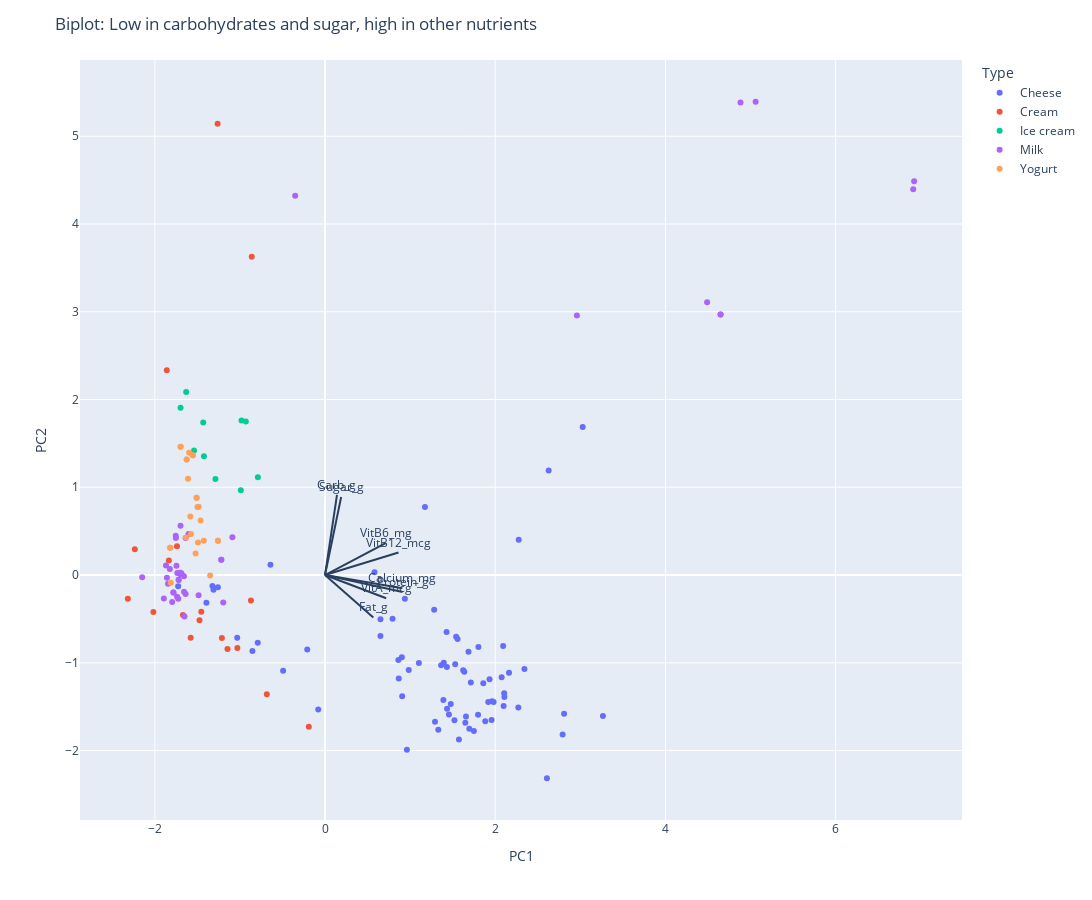

Notebook source saved alongside this figure:
### Markdown cell above
<font size = 5>

**(b) Which type(s) of dairy product has/have the following attributes?** <br>
- (i) Low carbohydrates and sugar but high in other nutrients.<br>
- (ii) High carbohydrates and sugar but low in other nutrients.<br>

### Code cell
type_data = pd.concat([food_df['Type'], scaled_data], axis = 1) # combine original data with standardized data

def calc_line(protein, fat, carb, sugar, vitA, vitB6, vitB12, calcium): # calculate direction on biplot using nutrient values
    variables = pd.DataFrame([[protein, fat, carb, sugar, vitA, vitB6, vitB12, calcium]], columns=cleaned_food.columns) 
    variables_scaled = scaler.transform(variables)[0] # standardize the values (using fit from original data) and make into 1d array
    calc_pc1 = np.dot(np.array(pca2.components_)[0], variables_scaled)
    calc_pc2 = np.dot(np.array(pca2.components_)[1], variables_scaled) 

    return calc_pc1, calc_pc2

fig = px.scatter(pca2_results, x = 0, y = 1, color = type_data['Type']) # create 2D scoreplot for PC1 and PC2
fig.update_layout(
    title='Biplot: Low in carbohydrates and sugar, high in other nutrients',
    xaxis_title = "PC1",
    yaxis_title = "PC2",
    legend_title = "Type",
    width = 1200, 
    height = 900
)

loadings = pca2.components_.T * np.sqrt(pca2.explained_variance_) # calculate loadings for the PCA

# add loadings to the plot
features = list(scaled_data.columns) 
for i, feature in enumerate(features):
    fig.add_shape(
        type = 'line',
        x0 = 0, y0 = 0,
        x1 = loadings[i, 0],
        y1 = loadings[i, 1]
    )
    fig.add_annotation(
        x = loadings[i, 0],
        y = loadings[i, 1],
        ax = 0, ay = 0,
        xanchor = "center",
        yanchor = "bottom",
        text = feature,
    )

fig.show()

### Figure 1 — Plotly figure (JSON) as saved in the notebook; plotly's stock layout.template omitted (floating-point values rounded to 4 significant figures)
{"data": [{"hovertemplate": "color=Cheese<br>0=%{x}<br>1=%{y}<extra></extra>", "legendgroup": "Cheese", "marker": {"color": "#636efa", "symbol": "circle"}, "mode": "markers", "name": "Cheese", "orientation": "v", "showlegend": true, "type": "scatter", "x": [0.7936, -1.259, -0.4922, 1.103, 1.434, 2.271, 0.6515, -0.6413, 1.803, 1.428, 1.541, 2.628, 2.343, 2.608, 1.283, 2.792, 2.099, 2.107, 2.076, 2.162, 2.809, 3.265, 0.8621, 0.9624, 1.558, 1.686, 1.456, 1.883, 1.521, 1.957, 1.574, 1.964, 1.981, 1.293, 1.391, 2.105, -0.2088, 1.696, 1.656, 1.86, 1.478, 1.749, 1.918, 1.432, 1.714, 1.637, 0.9069, 1.529, 1.649, -1.323, 0.9839, 1.798, 0.8664, 1.365, -0.853, 1.331, -1.394, 1.396, 1.624, -0.07966, 2.276, 1.933, -1.311, -1.032, -0.7905, 0.9022, 2.093, -1.726, 0.6516, 3.028, 0.9383, 0.5813, 1.174], "xaxis": "x", "y": [-0.499, -0.1387, -1.091, -1.003, -1.525, -1.508, -0.6941, 0.1173, -0.821, -0.6492, -0.7038, 1.19, -1.071, -2.316, -0.3947, -1.816, -1.491, -1.39, -1.165, -1.115, -1.582, -1.606, -0.9674, -1.99, -0.7291, -0.8734, -1.588, -1.666, -1.655, -1.652, -1.873, -1.438, -1.447, -1.672, -1.423, -1.348, -0.849, -1.75, -1.611, -1.234, -1.468, -1.776, -1.447, -1.047, -1.223, -1.103, -1.38, -1.016, -1.684, -0.1239, -1.082, -1.592, -1.178, -1.027, -0.8651, -1.763, -0.3169, -1.001, -1.085, -1.533, 0.401, -1.187, -0.167, -0.7133, -0.7706, -0.938, -0.8084, -0.1267, -0.5046, 1.688, -0.2709, 0.03031, 0.7755], "yaxis": "y"}, {"hovertemplate": "color=Cream<br>0=%{x}<br>1=%{y}<extra></extra>", "legendgroup": "Cream", "marker": {"color": "#EF553B", "symbol": "circle"}, "mode": "markers", "name": "Cream", "orientation": "v", "showlegend": true, "type": "scatter", "x": [-0.8703, -1.03, -1.669, -1.212, -1.475, -1.859, -0.1905, -0.6839, -1.146, -1.578, -1.454, -2.017, -1.739, -2.317, -2.235, -1.835, -0.8609, -1.262], "xaxis": "x", "y": [-0.2914, -0.8304, -0.4565, -0.7179, -0.5139, 2.334, -1.729, -1.357, -0.8419, -0.7157, -0.4175, -0.4226, 0.3292, -0.2703, 0.2931, 0.1662, 3.626, 5.141], "yaxis": "y"}, {"hovertemplate": "color=Ice cream<br>0=%{x}<br>1=%{y}<extra></extra>", "legendgroup": "Ice cream", "marker": {"color": "#00cc96", "symbol": "circle"}, "mode": "markers", "name": "Ice cream", "orientation": "v", "showlegend": true, "type": "scatter", "x": [-1.287, -0.989, -0.9812, -0.9307, -1.431, -1.631, -1.697, -1.539, -0.7887, -1.423], "xaxis": "x", "y": [1.093, 0.965, 1.76, 1.751, 1.737, 2.084, 1.906, 1.419, 1.114, 1.353], "yaxis": "y"}, {"hovertemplate": "color=Milk<br>0=%{x}<br>1=%{y}<extra></extra>", "legendgroup": "Milk", "marker": {"color": "#ab63fa", "symbol": "circle"}, "mode": "markers", "name": "Milk", "orientation": "v", "showlegend": true, "type": "scatter", "x": [-1.72, -1.72, -1.754, -1.753, -1.603, -1.698, -1.796, -1.894, -1.857, -1.657, -1.735, -1.699, -1.869, 4.648, 4.648, 2.96, 6.923, 5.06, 6.912, 4.882, -1.782, -1.845, -1.739, -1.724, -1.823, -1.697, -1.686, -1.651, -1.196, -1.781, -1.746, -1.638, -1.657, -2.148, -1.486, -1.219, -1.219, -1.088, -1.638, -0.3505, 4.49], "xaxis": "x", "y": [-0.05429, -0.05572, 0.4475, 0.4226, 0.4686, 0.5623, -0.3063, -0.2667, -0.03217, -0.01408, 0.02375, 0.02664, 0.1093, 2.969, 2.969, 2.956, 4.486, 5.393, 4.395, 5.383, -0.1987, -0.1003, -0.2486, -0.2699, 0.06828, 0.006639, 0.01615, -0.4735, -0.312, -0.1992, 0.1058, -0.2174, -0.1916, -0.02602, -0.2296, 0.1727, 0.1727, 0.4318, 0.4224, 4.321, 3.109], "yaxis": "y"}, {"hovertemplate": "color=Yogurt<br>0=%{x}<br>1=%{y}<extra></extra>", "legendgroup": "Yogurt", "marker": {"color": "#FFA15A", "symbol": "circle"}, "mode": "markers", "name": "Yogurt", "orientation": "v", "showlegend": true, "type": "scatter", "x": [-1.697, -1.424, -1.35, -1.812, -1.521, -1.82, -1.82, -1.493, -1.583, -1.462, -1.499, -1.485, -1.575, -1.509, -1.509, -1.258, -1.258, -1.635, -1.625, -1.625, -1.597, -1.554, -1.554, -1.61, -1.697], "xaxis": "x", "y": [1.462, 0.3914, -0.004974, -0.08747, 0.2466, 0.3112, 0.3112, 0.3712, 0.6661, 0.6221, 0.7747, 0.7771, 0.4687, 0.88, 0.88, 0.3912, 0.3912, 0.4272, 1.315, 1.315, 1.394, 1.365, 1.365, 1.097, 1.462], "yaxis": "y"}], "layout": {"annotations": [{"ax": 0, "ay": 0, "text": "Protein_g", "x": 0.9112, "xanchor": "center", "y": -0.1928, "yanchor": "bottom"}, {"ax": 0, "ay": 0, "text": "Fat_g", "x": 0.5675, "xanchor": "center", "y": -0.4835, "yanchor": "bottom"}, {"ax": 0, "ay": 0, "text": "Carb_g", "x": 0.1408, "xanchor": "center", "y": 0.9139, "yanchor": "bottom"}, {"ax": 0, "ay": 0, "text": "Sugar_g", "x": 0.1897, "xanchor": "center", "y": 0.8891, "yanchor": "bottom"}, {"ax": 0, "ay": 0, "text": "VitA_mcg", "x": 0.7186, "xanchor": "center", "y": -0.2652, "yanchor": "bottom"}, {"ax": 0, "ay": 0, "text": "VitB6_mg", "x": 0.7125, "xanchor": "center", "y": 0.3625, "yanchor": "bottom"}, {"ax": 0, "ay": 0, "text": "VitB12_mcg", "x": 0.8636, "xanchor": "center", "y": 0.256, "yanchor": "bottom"}, {"ax": 0, "ay": 0, "text": "Calcium_mg", "x": 0.9084, "xanchor": "center", "y": -0.1497, "yanchor": "bottom"}], "height": 900, "legend": {"title": {"text": "Type"}, "tracegroupgap": 0}, "margin": {"t": 60}, "shapes": [{"type": "line", "x0": 0, "x1": 0.9112, "y0": 0, "y1": -0.1928}, {"type": "line", "x0": 0, "x1": 0.5675, "y0": 0, "y1": -0.4835}, {"type": "line", "x0": 0, "x1": 0.1408, "y0": 0, "y1": 0.9139}, {"type": "line", "x0": 0, "x1": 0.1897, "y0": 0, "y1": 0.8891}, {"type": "line", "x0": 0, "x1": 0.7186, "y0": 0, "y1": -0.2652}, {"type": "line", "x0": 0, "x1": 0.7125, "y0": 0, "y1": 0.3625}, {"type": "line", "x0": 0, "x1": 0.8636, "y0": 0, "y1": 0.256}, {"type": "line", "x0": 0, "x1": 0.9084, "y0": 0, "y1": -0.1497}], "title": {"text": "Biplot: Low in carbohydrates and sugar, high in other nutrients"}, "width": 1200, "xaxis": {"anchor": "y", "domain": [0, 1], "title": {"text": "PC1"}}, "yaxis": {"anchor": "x", "domain": [0, 1], "title": {"text": "PC2"}}}}
